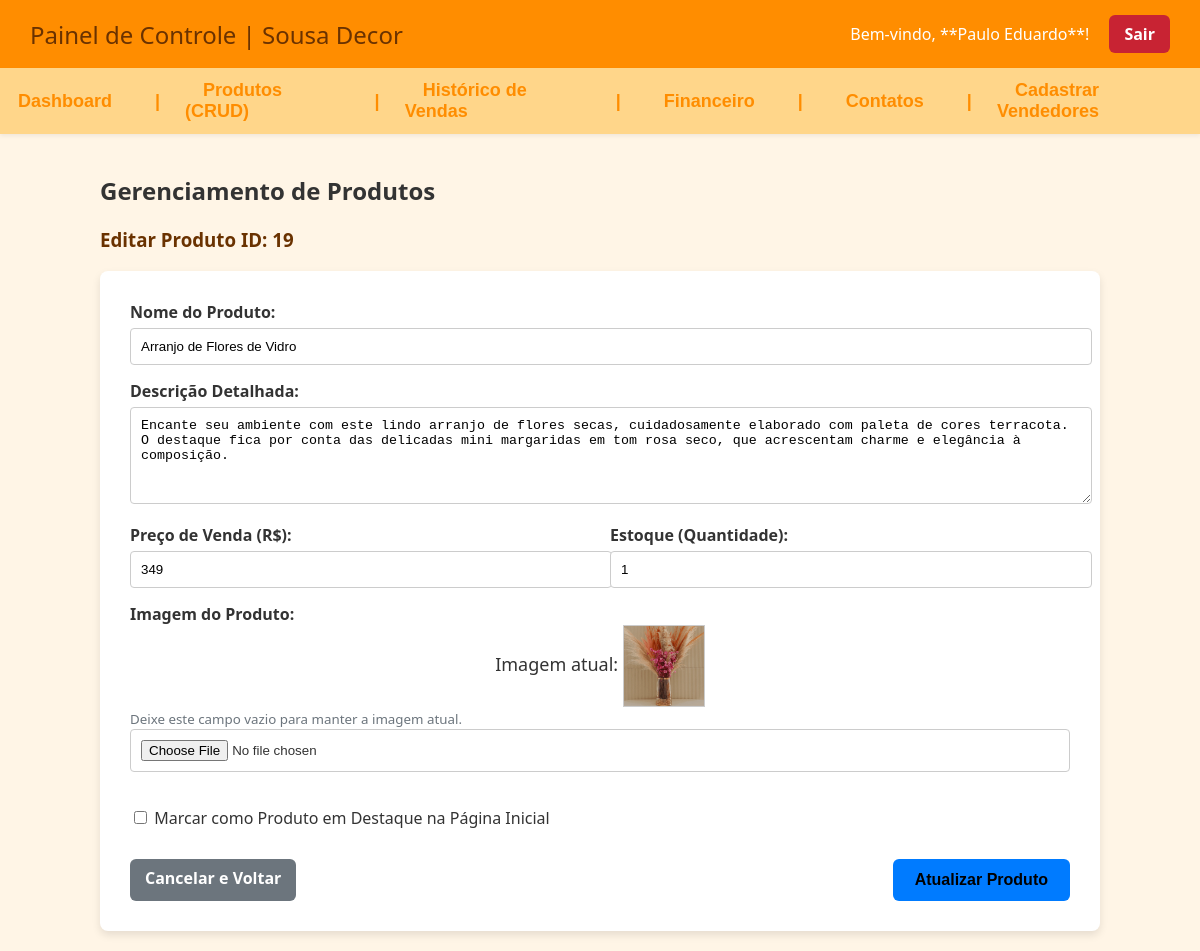
/ParteDePauloeGui/index.php?pg=produtos_crud&action=editar&id=19 (signed in), run on the app's committed database.
### tables this page shows
CREATE TABLE `produtos` (
  `id` int(11) NOT NULL,
  `nome` varchar(100) NOT NULL,
  `imagem` varchar(200) NOT NULL,
  `preco` int(11) DEFAULT NULL,
  `estoque` int(11) NOT NULL DEFAULT 0,
  `destaque` tinyint(1) NOT NULL DEFAULT 0,
  `descricao` text DEFAULT NULL
);

### ParteDePauloeGui/CRUD_produtos.php (the view, shortened to what this page needs)
<?php
$acao = $_GET['action'] ?? 'listar';
$id_produto = $_GET['id'] ?? null;
$nome = '';
$descricao = '';
$preco = '';
$estoque = '';
$imagem = '';
$destaque_checked = '';
$titulo_form = 'Adicionar Novo Produto';
if ($acao == 'editar' && $id_produto) {
    $id_produto = intval($id_produto);
    $titulo_form = 'Editar Produto ID: ' . $id_produto;
    $sql_select = "SELECT * FROM produtos WHERE id = ?";
    $stmt_select = mysqli_prepare($conexao, $sql_select);
    mysqli_stmt_bind_param($stmt_select, "i", $id_produto);
    mysqli_stmt_execute($stmt_select);
    $resultado = mysqli_stmt_get_result($stmt_select);
    $dados = mysqli_fetch_assoc($resultado);
    if ($dados) {
        $nome = $dados['nome'];
        $descricao = $dados['descricao'];
        $preco = $dados['preco'];
        $estoque = $dados['estoque'];
        $imagem = $dados['imagem'];
        $destaque_checked = ($dados['destaque'] == 1) ? 'checked' : '';
    } else {
        $mensagem = "<p class='erro'>Produto não encontrado.</p>";
        $acao = 'listar';
    }
}
?>
<div style="max-width: 1000px; margin: 0 auto; padding: 20px;">
    <h2>Gerenciamento de Produtos</h2>
    <?php if ($acao == 'listar'): ?>
        <a href="index.php?pg=produtos_crud&action=adicionar" class="botao"
            style="background-color: #007bff; margin-bottom: 20px; display: inline-block;">
            + Adicionar Novo Produto
        </a>
        <table border="1" style="width: 100%; border-collapse: collapse; text-align: left;">
            <thead>
                <tr style='background-color: #ffd68a;'>
                    <th style='padding: 10px; width: 50px;'>ID</th>
                    <th style='width: 80px;'>Imagem</th>
                    <th>Nome</th>
                    <th style='width: 100px;'>Preço</th>
                    <th style='width: 80px;'>Estoque</th>
                    <th style='width: 80px;'>Destaque</th>
                    <th style='width: 150px;'>Ações</th>
                </tr>
            </thead>
            <tbody>
                <?php
                $sql_list = "SELECT id, nome, preco, estoque, imagem, destaque FROM produtos ORDER BY id DESC";
                $resultado_list = mysqli_query($conexao, $sql_list);
                if (mysqli_num_rows($resultado_list) > 0) {
                    while ($dados_list = mysqli_fetch_array($resultado_list)) {
                        $caminho_img = !empty($dados_list['imagem']) ? '../' . $dados_list['imagem'] : '../img/sem_imagem.jpg';
                        $destaque_label = $dados_list['destaque'] == 1 ? '<span style="color: green; font-weight: bold;">Sim</span>' : 'Não';
                        echo "<tr>";
                        echo "<td style='padding: 10px;'>$dados_list[id]</td>";
                        echo "<td><img src=\"$caminho_img\" style=\"width: 70px; height: 70px; object-fit: cover;\"></td>";
                        echo "<td>" . htmlspecialchars($dados_list['nome']) . "</td>";
                        echo "<td>R$ " . number_format($dados_list['preco'], 2, ',', '.') . "</td>";
                        echo "<td>$dados_list[estoque]</td>";
                        echo "<td>$destaque_label</td>";
                        echo "<td>";
                        echo "<a href='index.php?pg=produtos_crud&action=editar&id=$dados_list[id]' class='botao' style='background-color: #007bff; padding: 5px 10px;'>Editar</a> ";
                        echo "<a href='index.php?pg=produtos_crud&action=excluir&id=$dados_list[id]' class='botao sair' style='background-color: #dc3545; padding: 5px 10px;' onclick='return confirm(\"Tem certeza que deseja excluir este produto? Essa ação é irreversível.\");'>Excluir</a>";
                        echo "</td>";
                        echo "</tr>";
                    }
                } else {
                    echo "<tr><td colspan='7'>Nenhum produto cadastrado.</td></tr>";
                }
                ?>
            </tbody>
        </table>
    <?php else:  ?>
        <h3 style="color: #6a3200;"><?php echo $titulo_form; ?></h3>
        <form method="POST" enctype="multipart/form-data" style="background-color: #fff; padding: 30px; border-radius: 8px; box-shadow: 0 4px 8px rgba(0,0,0,0.1);">
            <div style="margin-bottom: 15px;">
                <label for="nome" style="display: block; font-weight: bold; margin-bottom: 5px;">Nome do Produto:</label>
                <input type="text" id="nome" name="nome" value="<?php echo htmlspecialchars($nome); ?>" required
                        style="width: 100%; padding: 10px; border: 1px solid #ccc; border-radius: 4px;">
            </div>
            <div style="margin-bottom: 15px;">
                <label for="descricao" style="display: block; font-weight: bold; margin-bottom: 5px;">Descrição Detalhada:</label>
                <textarea id="descricao" name="descricao" rows="5" required
                              style="width: 100%; padding: 10px; border: 1px solid #ccc; border-radius: 4px;"><?php echo htmlspecialchars($descricao); ?></textarea>
            </div>
            <div style="display: flex; gap: 20px; margin-bottom: 15px;">
                <div style="flex: 1;">
                    <label for="preco" style="display: block; font-weight: bold; margin-bottom: 5px;">Preço de Venda (R$):</label>
                    <input type="number" step="0.01" min="0" id="preco" name="preco" value="<?php echo htmlspecialchars($preco); ?>" required
                               style="width: 100%; padding: 10px; border: 1px solid #ccc; border-radius: 4px;">
                </div>
                <div style="flex: 1;">
                    <label for="estoque" style="display: block; font-weight: bold; margin-bottom: 5px;">Estoque (Quantidade):</label>
                    <input type="number" min="0" id="estoque" name="estoque" value="<?php echo htmlspecialchars($estoque); ?>" required
                               style="width: 100%; padding: 10px; border: 1px solid #ccc; border-radius: 4px;">
                </div>
            </div>
            <label for="imagem" style="display: block; font-weight: bold; margin-top: 15px;">Imagem do Produto:</label>
            <?php if ($acao == 'editar' && !empty($imagem)): ?>
                <p>Imagem atual: <img src="../<?php echo htmlspecialchars($imagem); ?>" style="width: 80px; height: 80px; object-fit: cover; vertical-align: middle; border: 1px solid #ccc;"></p>
                <small style="color: #6c757d;">Deixe este campo vazio para manter a imagem atual.</small>
            <?php endif; ?>
            <input type="file" id="imagem" name="imagem" <?php if ($acao == 'adicionar') echo 'required'; ?>
                        style="margin-bottom: 15px; border: 1px solid #ccc; padding: 10px; border-radius: 4px; width: 100%; box-sizing: border-box;">
            <div style="margin-top: 20px;">
                <input type="checkbox" id="destaque" name="destaque" value="1" <?php echo $destaque_checked; ?>>
                <label for="destaque" style="display: inline; font-weight: normal;">Marcar como Produto em Destaque na Página Inicial</label>
            </div>
            <div style="margin-top: 30px; display: flex; justify-content: space-between;">
                <a href='index.php?pg=produtos_crud' class='botao sair' style='background-color: #6c757d;'>Cancelar e Voltar</a>
                <button type="submit" name="<?php echo $acao == 'adicionar' ? 'salvar_adicao' : 'salvar_edicao'; ?>"
                    class="botao" style="background-color: <?php echo $acao == 'adicionar' ? '#28a745' : '#007bff'; ?>;">
                    <?php echo $acao == 'adicionar' ? 'Salvar Produto' : 'Atualizar Produto'; ?>
                </button>
            </div>
        </form>
    <?php endif; ?>
</div>

### ParteDeRick/style.css (style rules this page uses)
body { margin: 0; padding: 0; background-color: rgb(255, 245, 230); font-family: 'Lucida Sans', 'Lucida Sans Regular', 'Lucida Grande', 'Lucida Sans Unicode', Geneva, Verdana, sans-serif; }
a { text-decoration: none; color: inherit; }
p { font-size: 18px; text-align: center; margin-bottom: 30px; margin: 0; }
a.botao { background-color: #ff8d00; color: white; text-decoration: none; padding: 12px 25px; border-radius: 8px; font-weight: bold; transition: background-color 0.3s ease; z-index: 99; position: relative; }
html, body { height: 100%; }
body { margin: 0; padding: 0; background-color: rgb(255, 245, 230); font-family: 'Lucida Sans', 'Lucida Sans Regular', 'Lucida Grande', 'Lucida Sans Unicode', Geneva, Verdana, sans-serif; display: flex; flex-direction: column; }

### ParteDePauloeGui/Admin.css (style rules this page uses)
body { margin: 0; padding: 0; font-family: 'Segoe UI', Tahoma, Geneva, Verdana, sans-serif; background-color: rgb(255, 245, 230); color: #333; }
.botao.sair { background-color: #c82333; color: white; padding: 8px 15px; border-radius: 6px; text-decoration: none; font-weight: bold; transition: 0.3s; }
.botao { display: inline-block; padding: 12px 22px; font-size: 16px; border-radius: 6px; cursor: pointer; border: none; text-decoration: none; font-weight: bold; transition: 0.3s; }

### data on the page
produtos: nome "Arranjo de Flores de Vidro", descricao "Encante seu ambiente com este lindo arranjo de flores secas, cuidadosamente elaborado com paleta de cores terracota. O destaque fica por conta das delicadas mini margaridas em tom rosa seco, que acrescentam charme e elegância à composição.", preco "349", estoque "1", imagem (picture)

### other printed values
$nome_vendedor "Paulo Eduardo"
$titulo_form "Editar Produto ID: 19"
